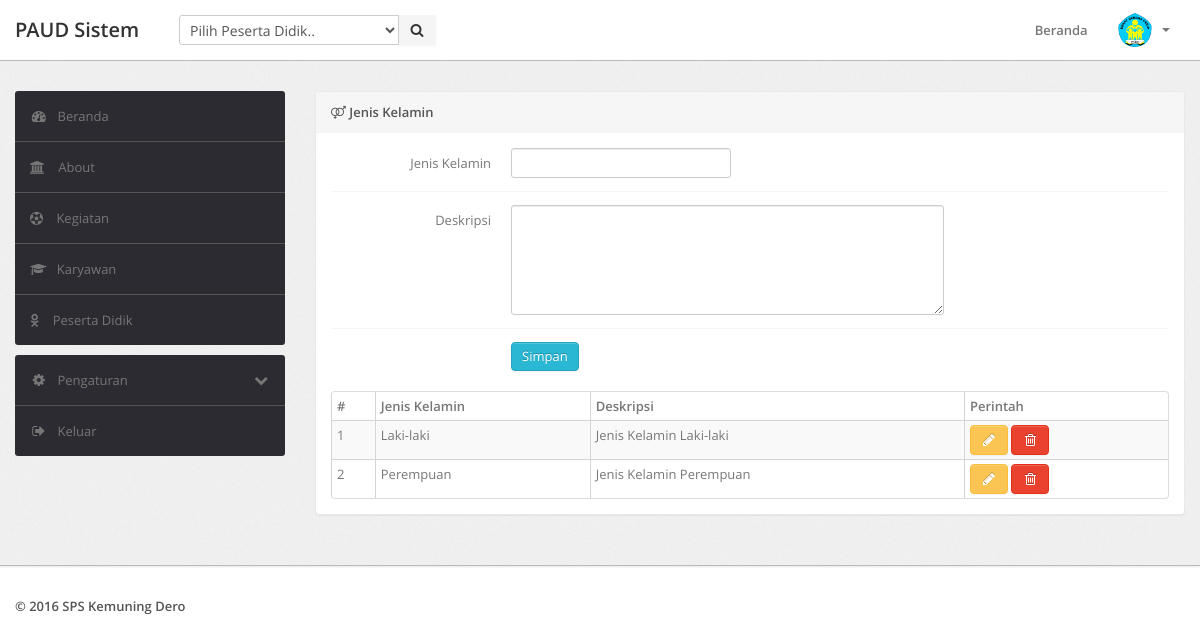
Page /jenis_kelamin.php (signed in) on the committed database.
### tables this page shows
CREATE TABLE `tjenis_kelamin` (
  `id` int(11) NOT NULL,
  `jenis_kelamin` varchar(30) NOT NULL,
  `deskripsi` varchar(255) NOT NULL
);

### jenis_kelamin.php (the view, shortened to what this page needs)
<?php
if (isset($_SESSION['username']) && isset($_SESSION['password'])) {
    if ($_SESSION['level'] == 1 || $_SESSION['level'] == 2) {
        include "./include/header.php";
        ?>
        <div class="wrapper">
            <div class="container">
                <div class="row">
                    <?php include "./include/sidebar.php"; ?>
                    <div class="span9">
                        <div class="content">
                            <div class="module">
                                <div class="module-head">
                                    <b><i class="fa fa-venus-mars"></i> Jenis Kelamin</b>
                                </div>
                                <div class="module-body">
                                    <form class="form-horizontal row-fluid" method="post">
                                        <div class="control-group">
                                            <label class="control-label" for="basicinput">Jenis Kelamin</label>
                                            <div class="controls">
                                                <input type="text" name="jenis_kelamin" required="" value="<?php
                                                if (isset($_GET['edit'])) {
                                                    echo $getRow['jenis_kelamin'];
                                                }
                                                ?>">
                                            </div>
                                        </div>
                                        <div class="control-group">
                                            <label class="control-label" for="basicinput">Deskripsi</label>
                                            <div class="controls">
                                                <textarea class="span8" rows="5" name="deskripsi" required=""><?php
                                                    ?></textarea>
                                            </div>
                                        </div>
                                        <div class="control-group">
                                            <div class="controls">
                                                <?php if (isset($_GET['edit'])) { ?>
                                                    <button type="submit" class="btn btn-success" name="update">Edit</button>
                                                    <a href="jenis_kelamin.php" class="btn btn-inverse">Batal</a>
                                                <?php } else { ?>
                                                    <button type="submit" class="btn btn-info" name="save">Simpan</button>
                                                <?php } ?>
                                            </div>
                                        </div>
                                    </form>
                                    <br>
                                    <table class="table table-striped table-bordered table-condensed">
                                        <thead>
                                            <tr>
                                                <th>#</th>
                                                <th>Jenis Kelamin</th>
                                                <th>Deskripsi</th>
                                                <th>Perintah</th>
                                            </tr>
                                        </thead>
                                        <tbody>
                                            <?php
                                            $query = $mysqli->query("SELECT * FROM tjenis_kelamin");
                                            $no = 1;
                                            foreach ($query as $data) {
                                                ?>
                                                <tr>
                                                    <td><?php echo $no; ?></td>
                                                    <td><?php echo $data['jenis_kelamin']; ?></td>
                                                    <td><?php echo $data['deskripsi']; ?></td>
                                                    <td>
                                                        <a href="?edit=<?php echo $data['id']; ?>" class="btn btn-warning"><i class="icon-pencil"></i></a>
                                                        <a href="?delete=<?php echo $data['id']; ?>" class="btn btn-danger" onclick="return confirm('Are you sure delete this data ?');"><i class="icon-trash"></i></a>
                                                    </td>
                                                </tr>
                                                <?php
                                                $no++;
                                            }
                                            ?>
                                        </tbody>
                                    </table>
                                </div>
                            </div>
                        </div>
                    </div>
                </div>
            </div>
        </div>
        <?php
        include "./include/footer.php";
    } else {
        echo "Sorry, Your not authorization !";
    }
} else {
    header("Location: login.php");
}
?>

### assets/css/theme.css (style rules this page uses)
body { font-size: 13px; font-family: 'Open Sans', Arial, sans-serif; background: #fff; color: #777 }
strong, b { color: #555 }
.wrapper { background: url(../images/bg.png) #eee; border-bottom: 1px solid #bbb; -webkit-box-shadow: 0 1px 2px rgba(0,0,0,0.1); -moz-box-shadow: 0 1px 2px rgba(0,0,0,0.1); box-shadow: 0 1px 2px rgba(0,0,0,0.1); padding: 30px 0 }
form { margin: 0 }
select, textarea, input[type="text"], input[type="password"], input[type="datetime"], input[type="datetime-local"], input[type="date"], input[type="month"], input[type="time"], input[type="week"], input[type="number"], input[type="email"], input[type="url"], input[type="search"], input[type="tel"], input[type="color"], .uneditable-input, label, input, button, select, textarea { -webkit-border-radius: 3px; -moz-border-radius: 3px; border-radius: 3px; font-size: 13px; font-family: 'Open Sans', Tahoma, Arial, sans-serif }
body [class^="icon-"], body [class*=" icon-"] { font-size: 14px; line-height: 20px; height: 20px }
.module { background: #fff; -webkit-border-radius: 3px; -moz-border-radius: 3px; border-radius: 3px; border: 1px solid #ccc; border-bottom-color: #bbb; -webkit-box-shadow: 0 0 1px rgba(0,0,0,0.2); -moz-box-shadow: 0 0 1px rgba(0,0,0,0.2); box-shadow: 0 0 1px rgba(0,0,0,0.2); margin-bottom: 30px }
.form-horizontal .control-group, .form-vertical .control-group { margin-bottom: 0 }
.form-horizontal .control-group+.control-group, .form-vertical .control-group+.control-group { margin-top: 13px; padding-top: 13px; border-top: 1px solid #f5f5f5 }
.btn, .btn-box { -webkit-border-radius: 3px; -moz-border-radius: 3px; border-radius: 3px }
.btn [class^="icon-"], .btn-box [class^="icon-"], .btn [class*=" icon-"], .btn-box [class*=" icon-"] { min-width: 16px; text-align: center; display: inline-block!important }
.btn { font-size: 13px; font-weight: 600 }
.btn { display: inline-block; margin-bottom: 0; font-weight: 400; text-align: center; vertical-align: middle; cursor: pointer; background-image: none; border: 1px solid transparent; white-space: nowrap; padding: 4px 10px; font-size: 13px; line-height: 1.42857; border-radius: 4px; -webkit-user-select: none; -moz-user-select: none; -ms-user-select: none; user-select: none }
.btn-info { color: #fff; background-color: #29b7d3; border-color: #25a4be }
.btn-warning { color: #fff; background-color: #fac552; border-color: #f9bd39 }
.btn-danger { color: #fff; background-color: #e9422e; border-color: #e52e18 }
.table { margin-bottom: 0 }
.table th, .table td { border-color: #d5d5d5!important }
.table-bordered thead:first-child tr:first-child>th:first-child, .table-bordered tbody:first-child tr:first-child>td:first-child { -webkit-border-top-left-radius: 2px; -moz-border-radius-topleft: 2px; border-top-left-radius: 2px }
.table-bordered thead:first-child tr:first-child>th:last-child, .table-bordered tbody:first-child tr:first-child>td:last-child { -webkit-border-top-right-radius: 2px; -moz-border-radius-topright: 2px; border-top-right-radius: 2px }
.table-bordered thead:last-child tr:last-child>th:first-child, .table-bordered tbody:last-child tr:last-child>td:first-child, .table-bordered tfoot:last-child tr:last-child>td:first-child { -webkit-border-bottom-left-radius: 2px; -moz-border-radius-bottomleft: 2px; border-bottom-left-radius: 2px }
.table-bordered thead:last-child tr:last-child>th:last-child, .table-bordered tbody:last-child tr:last-child>td:last-child, .table-bordered tfoot:last-child tr:last-child>td:last-child { -webkit-border-bottom-right-radius: 2px; -moz-border-radius-bottomright: 2px; border-bottom-right-radius: 2px }
.module { box-shadow: 0 0 3px rgba(0,0,0,.1); border-color: #e9e9e9; margin-bottom: 20px; background-color: #fff; border-radius: 4px; -webkit-box-shadow: 0 1px 1px rgba(0,0,0,.05); box-shadow: 0 1px 1px rgba(0,0,0,.05); }
.module-head { color: #767676; background-color: #f6f6f6; border-color: #e9e9e9; padding: 10px 15px; border-bottom: 1px solid transparent; border-top-right-radius: 3px; border-top-left-radius: 3px; }
.module-body { padding: 15px }

### rows in the picture
tjenis_kelamin: jenis_kelamin "Laki-laki", deskripsi "Jenis Kelamin Laki-laki"
tjenis_kelamin: jenis_kelamin "Perempuan", deskripsi "Jenis Kelamin Perempuan"
